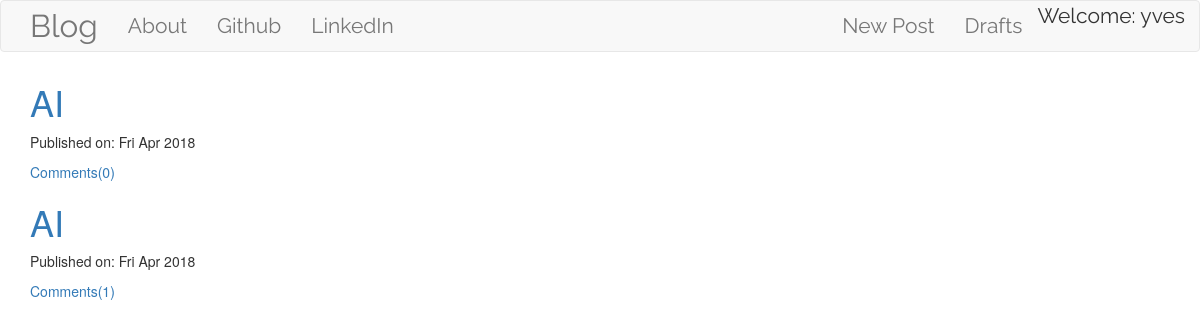
The app's page / (signed in) with its own data.
### blog/models.py (models this page shows, shortened)
class Post(models.Model):
    author = models.ForeignKey('auth.User')
    title = models.CharField(max_length=200)
    text = models.TextField()
    create_date = models.DateTimeField(default=timezone.now())
    published_date = models.DateTimeField(blank=True, null=True)
    def approve_comments(self):
        return self.comments.filter(approved_comment=True)

### blog/views.py (the view)
# urls.py: url(r'^$', views.PostListView.as_view(), name='post_list'),
class PostListView(ListView):
    model = Post
    def get_queryset(self):
        return Post.objects.filter(published_date__lte=timezone.now()).order_by('-published_date')

### blog/templates/blog/post_list.html
{% extends 'blog/base.html' %}
{% block content %}
    <div class="centerstage">
        {% for post in post_list %}
            <div class="post">
                <h1><a href="{% url 'post_detail' pk=post.pk %}">{{ post.title }}</a></h1>
                <div class="date">
                    <p>Published on: {{ post.published_date|date:"D M Y" }}</p>
                </div>
                <a href="{ url 'post_detail' pk=post.pk }">Comments({{ post.approve_comments.count }})</a>
            </div>
        {% endfor %}
    </div>
{% endblock %}

### blog/templates/blog/base.html (shortened to what this page needs)
<!DOCTYPE html>
{% load staticfiles %}
<html lang="en">
<head>
    <link rel="stylesheet" href="//maxcdn.bootstrapcdn.com/bootstrap/3.3.7/css/bootstrap.min.css"
>
    <link rel="stylesheet" href="//cdn.jsdelivr.net/npm/medium-editor@latest/dist/css/medium-editor.min.css"
          type="text/css" media="screen" charset="utf-8">
    <link rel="stylesheet" href="{% static 'css/blog.css' %}">
</head>
<body class="loader">
<nav class="navbar navbar-default techfont custom-navbar">
    <div class="container">
        <ul class="nav navbar-nav">
            <li><a href="{% url 'post_list' %}" class="navbar-brand bigbrand">Blog</a></li>
            <li><a href="{% url 'about' %}">About</a></li>
            <li><a href="https://www.github.com">Github</a></li>
            <li><a href="https://www.linkedin.com">LinkedIn</a></li>
        </ul>
        <ul class="nav navbar-nav navbar-right">
            {% if user.is_authenticated %}
                <li><a href="{% url 'post_new' %}">New Post</a></li>
                <li><a href="{% url 'post_draft_list' %}">Drafts</a></li>
                <li> Welcome: {{ user.username }} </li>
            {% else %}
                <li><a class="nav navbar-right" href="{% url 'login' %} "><span class="glyphicon glyphicon-user"></span></a></li>
            {% endif %}
        </ul>
    </div>
</nav>
<div class="content container">
    <div class="row">
        <div class="col-md-8">
            <div class="blog_posts">
                {% block content %}
                {% endblock %}
            </div>
        </div>
    </div>
</div>
</body>
</html>

### blog/static/css/blog.css (style rules this page uses)
.techfont { font-family: 'Raleway', sans-serif; font-size: 1.5em; margin-bottom: 10px; }
.centerstage { margin-left: auto; margin-right: auto; }
.bigbrand { font-size: 1.5em; }
.loader { filter:hue-rotate(0deg); color:linear-gradient(45deg,#0f8,#08f); animation:hue 10000ms infinite linear; }

### records on screen
Post: title "AI", published_date "Fri Apr 2018", approve_comments.count "0"
Post: title "AI", published_date "Fri Apr 2018", approve_comments.count "1"

### other values on screen
{{ user.username }} "yves"
